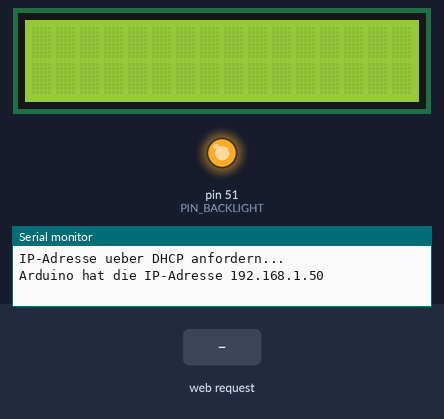
Bench run of a sketch on a simulated Arduino Mega 2560, built for the host (arithmetic inside an expression is 32-bit, double 64-bit). Shown: 16×2 character LCD, output pins drawn as LEDs (lit = HIGH), the last lines printed to the serial monitor. Inputs (shaded band) come from the test bench. WiFi joins after 1.5 s; servers stay silent unless stated.

Above: at 2.7 s.
2.8 s: HTTP request GET /off received
At 4.0 s:
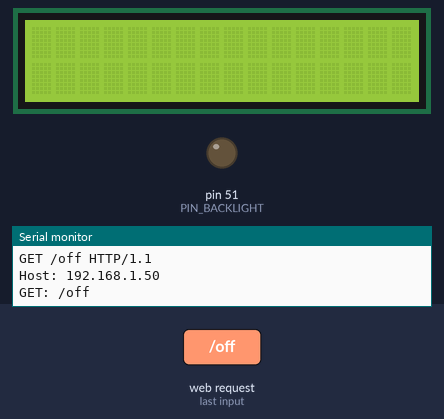
4.3 s: HTTP request GET /on received
At 5.4 s:
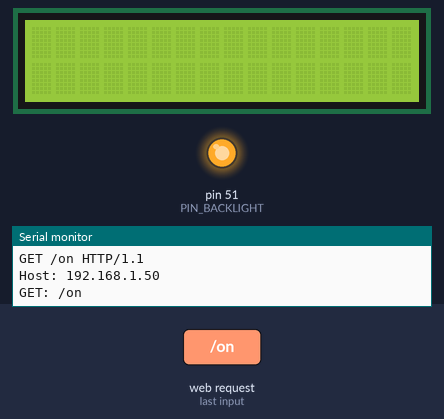
Timing chart, 0 to 7.3 s (numbered marks = the images above; inputs shaded):
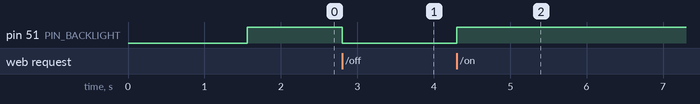

The sketch:

assignment8_2.ino
```cpp
#include <SPI.h>
#include <Ethernet.h>
#include <LiquidCrystal.h>

// Einfacher Webserver
// Im Browser http://<IP-Adresse>/ eingeben
// z.B. http://192.168.0.42/

// Einrichtung: siehe Echo-Programm

// MAC-Adresse
byte mac[] = {
  0xAF, 0xFE, 0xAB, 0xBA, 0xDE, 0xAF
};

// IP-Adresse
IPAddress ip(192, 168, 0, 42);

// Ob DHCP benutzt werden soll
const bool USE_DHCP = true;

// Server
EthernetServer server(80); // HTTP-Protokoll

// Display
unsigned const PIN_BACKLIGHT = 51;
LiquidCrystal lcd(8, 9, 2, 3, 4, 5);  // set up LCD

void lcd_backlight(bool light) {
  digitalWrite(PIN_BACKLIGHT, light);
}

void setup() {
  // Serielle Schnittstelle zur Ausgabe der IP nutzen
  Serial.begin(9600);

  // Ethernet-Verbindung und Server starten
  Serial.println("IP-Adresse ueber DHCP anfordern...");
  if (!USE_DHCP || Ethernet.begin(mac) == 0)
  {
      Serial.println("DHCP-Anfrage fehlgeschlagen - manuelle Konfiguration");
      Ethernet.begin(mac, ip);
  }
  server.begin();
  Serial.print("Arduino hat die IP-Adresse ");
  Serial.println(Ethernet.localIP());

  lcd.begin(16, 2); // init display with 16 columns and 2 rows
  lcd.setCursor(0,0); // setCursor(column, row);

  pinMode(PIN_BACKLIGHT, OUTPUT);
  lcd_backlight(true);
}

// Puffer fuer das empfangene Kommando vom Browser
const int COMMAND_SIZE = 2048;
char command[COMMAND_SIZE];
EthernetClient client;


//parse zwei chars ein, füge sie zu einer hexZahl zusammen
//und gib den char zurück
char parseToChar(char first, char second){
  int erg = 0;
  int a = int(first)>=65?int(first)-55:int(first)-48;
  int b = int(second)>=65?int(second)-55:int(second)-48;
  erg = a*10+b;
  return char(erg);
}

void handle_get(const char path[]) {
  Serial.print("GET: ");
  Serial.println(path);
  // TODO: LCD-Backlight an/ausschalten
  // TODO: path auf LCD ausgeben
  if (strncmp(path, "/on", 3) == 0) {
    lcd_backlight(true);
   }else if (strncmp(path, "/off", 4) == 0) {
            lcd_backlight(false);
  }else{
      lcd.clear();
      int i = 1;
      while(path[i] != '\0'){
        if(path[i] == '+'){
          lcd.print(' ');
          i++;
          continue;
        }
        if(path[i] == '%'){
          char help = parseToChar(path[i+1], path[i+2]);
          lcd.print(help);
          i = i+2;
          continue;
        }
        lcd.print(path[i]);
        if(i%16 == 0){
          lcd.println();
        }
        i++;
     }
  }
}


void loop() {
  // Anfrage bearbeiten
  client = server.available();
  if (client) {
    int currentLineIsBlank = 1;
    int cmd = 0;
    while (client.connected()) {  // Client verbunden
      if (client.available()) {   // Zeichen verfuegbar
        char c = client.read();
        Serial.write(c);
        if (cmd < COMMAND_SIZE - 1)
            command[cmd++] = c;
        if (c == '\n' && currentLineIsBlank) {
          command[cmd] = '\0';

          // zerlegen des strings
          char *method = strtok(command, " ");
          char *path = strtok(NULL, " ");

          if (strcmp(method, "GET") == 0) {
            handle_get(path);
          }

          // Antwort schicken
          client.println("HTTP/1.1 200 OK");
          client.println("Content-Type: text/html");
          client.println("Connection: close");
          client.println();

          client.println("<!DOCTYPE HTML>");
          client.println("<html><head><title>Mein Arduino</title></head><body>");

	  client.println("</body></html>");
	  break;
        }
        if (c == '\n') {
          currentLineIsBlank = 1;
        }
        else if (c != '\r') {
          currentLineIsBlank = 0;
        }
      }
    }
    delay(1);
    client.stop();
  }
}
```

Measured:
- after the input at 2.8 s, pin 51 (PIN_BACKLIGHT): HIGH → LOW at once
- after the input at 4.3 s, pin 51 (PIN_BACKLIGHT): LOW → HIGH at once
